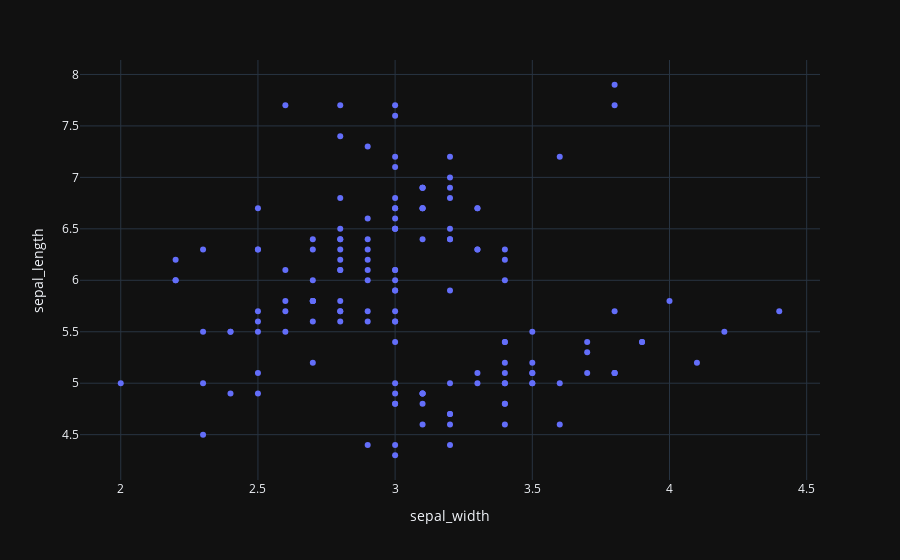

Notebook code cell kept with this figure:
### Code cell
fig = px.scatter(dataset, x="sepal_width", y="sepal_length")
fig.update_layout(template='plotly_dark')
fig.show()

### Figure 1 — Plotly figure (JSON) as saved in the notebook; plotly's stock layout.template omitted (floating-point values rounded to 4 significant figures; data arrays with more than 128 entries replaced by an {"elided": "..."} marker saying what was removed)
{"data": [{"hovertemplate": "sepal_width=%{x}<br>sepal_length=%{y}<extra></extra>", "legendgroup": "", "marker": {"color": "#636efa", "symbol": "circle"}, "mode": "markers", "name": "", "orientation": "v", "showlegend": false, "type": "scatter", "x": {"elided": "150 float values"}, "xaxis": "x", "y": {"elided": "150 float values"}, "yaxis": "y"}], "layout": {"legend": {"tracegroupgap": 0}, "margin": {"t": 60}, "xaxis": {"anchor": "y", "domain": [0, 1], "title": {"text": "sepal_width"}}, "yaxis": {"anchor": "x", "domain": [0, 1], "title": {"text": "sepal_length"}}}}
